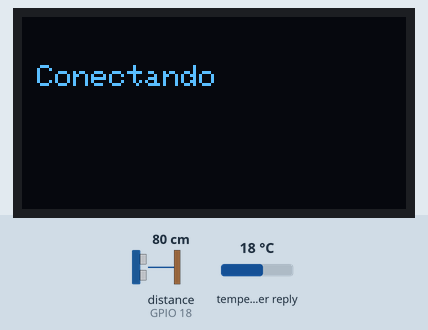
Recording of a sketch running on a simulated ESP32. On the bench: 128×64 one-colour display. Wiring (inferred from the names in the program): ultrasonic range finder: trigger GPIO 5; echo GPIO 18. Inputs (shaded band) come from the test bench; at power-on: distance to the obstacle (sensor on GPIO 18) 80 cm, temperature in the weather reply 18 °C. The echo pulse lasts 58.3 µs per cm; WiFi joins after 1.5 s; servers stay silent unless stated; the local clock reads 2024-03-15 10:24:30 at power-on unless the sketch sets it; web services answer with replies made up by the test bench; what the sketch prints to the serial monitor is not drawn.

Above: at 2.7 s.
2.8 s: distance to the obstacle (sensor on GPIO 18) set to 23 cm
4.3 s: distance to the obstacle (sensor on GPIO 18) set to 19 cm
At 4.74 s:
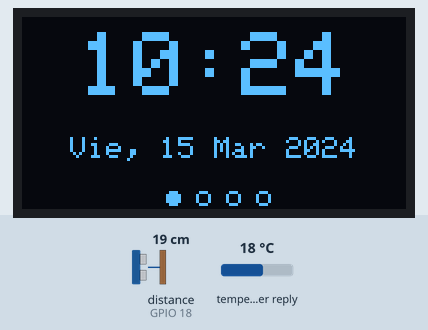
7.0 s: distance to the obstacle (sensor on GPIO 18) set to 2 cm
8.7 s: distance to the obstacle (sensor on GPIO 18) set to 4 cm
At 9.12 s:
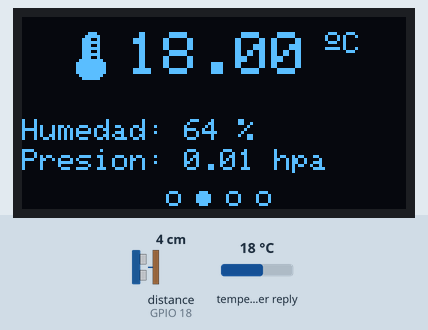
11.7 s: temperature in the weather reply set to -14 °C
At 12.09 s:
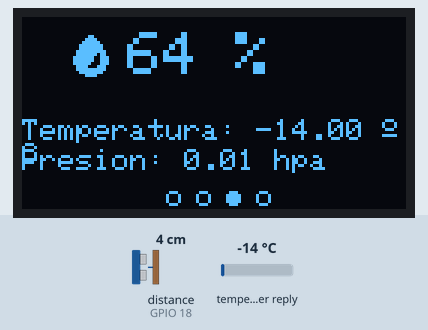
13.4 s: temperature in the weather reply set to -1 °C
At 13.73 s:
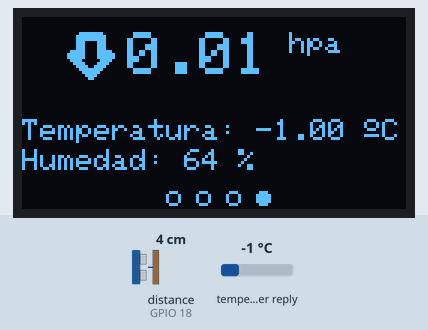
Timing chart, 0 to 16.0 s (numbered marks = the images above; inputs shaded):
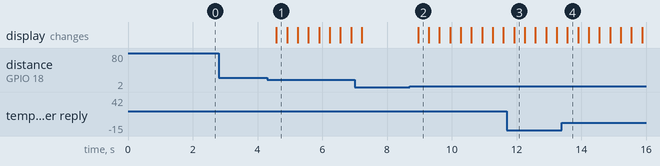

Measured:
- the behaviour switches between 21 and 20 cm on distance to the obstacle (sensor on GPIO 18) (found by bisection; images 0 and 1)
- after the input at 2.8 s, every drawn part: stays the same
- after the input at 4.3 s, the display: changes after 0.28 s (image 1)
- after the input at 8.7 s, the display: changes after 0.26 s (image 2)

The sketch:

weather-esp32.ino
```cpp
#include <Wire.h>
#include <ArduinoJson.h>
#include <Adafruit_GFX.h>
#include <Adafruit_SSD1306.h>
#include <WiFiClient.h>
#include <HTTPClient.h>
#include <WiFi.h>
#include <time.h>

// Insert your network credentials
const char* ssid     = "NOMBRE-WIFI";
const char* password = "PASSWORD";

// NTP Server Details
const char* ntpServer = "pool.ntp.org";
const long  gmtOffset_sec = -10800;
const int   daylightOffset_sec = 0;

// OLED Display
#define SCREEN_WIDTH 128  // OLED display width, in pixels
#define SCREEN_HEIGHT 64  // OLED display height, in pixels

const int trigPin = 5;
const int echoPin = 18;

//define sound speed in cm/uS
#define SOUND_SPEED 0.034
#define CM_TO_INCH 0.393701

long duration;
float distanceCm;
float distanceInch;

DynamicJsonDocument doc(512);

//Datos Api Weather
String Location = "Buenos Aires,AR";
String API_Key = "TU-API-KEY"; // Enter a 32 digit API
int httpCode;
String payload;

Adafruit_SSD1306 display(SCREEN_WIDTH, SCREEN_HEIGHT, &Wire, -1);

// Screens
int displayScreenNum = 0;
int displayScreenNumMax = 3;

String daysOfTheWeek[7] = { "Dom", "Lun", "Mar", "Mie", "Jue", "Vie", "Sab" };

unsigned char temperature_icon[] ={
  0b00000001, 0b11000000, //        ###
  0b00000011, 0b11100000, //       #####
  0b00000111, 0b00100000, //      ###  #
  0b00000111, 0b11100000, //      ######
  0b00000111, 0b00100000, //      ###  #
  0b00000111, 0b11100000, //      ######
  0b00000111, 0b00100000, //      ###  #
  0b00000111, 0b11100000, //      ######
  0b00000111, 0b00100000, //      ###  #
  0b00001111, 0b11110000, //     ########
  0b00011111, 0b11111000, //    ##########
  0b00011111, 0b11111000, //    ##########
  0b00011111, 0b11111000, //    ##########
  0b00011111, 0b11111000, //    ##########
  0b00001111, 0b11110000, //     ########
  0b00000111, 0b11100000, //      ######
};

unsigned char humidity_icon[] ={
  0b00000000, 0b00000000, //
  0b00000001, 0b10000000, //        ##
  0b00000011, 0b11000000, //       ####
  0b00000111, 0b11100000, //      ######
  0b00001111, 0b11110000, //     ########
  0b00001111, 0b11110000, //     ########
  0b00011111, 0b11111000, //    ##########
  0b00011111, 0b11011000, //    ####### ##
  0b00111111, 0b10011100, //   #######  ###
  0b00111111, 0b10011100, //   #######  ###
  0b00111111, 0b00011100, //   ######   ###
  0b00011110, 0b00111000, //    ####   ###
  0b00011111, 0b11111000, //    ##########
  0b00001111, 0b11110000, //     ########
  0b00000011, 0b11000000, //       ####
  0b00000000, 0b00000000, //
};

unsigned char arrow_down_icon[] ={
  0b00001111, 0b11110000, //     ########
  0b00011111, 0b11111000, //    ##########
  0b00011111, 0b11111000, //    ##########
  0b00011100, 0b00111000, //    ###    ###
  0b00011100, 0b00111000, //    ###    ###
  0b00011100, 0b00111000, //    ###    ###
  0b01111100, 0b00111110, //  #####    #####
  0b11111100, 0b00111111, // ######    ######
  0b11111100, 0b00111111, // ######    ######
  0b01111000, 0b00011110, //  ####      ####
  0b00111100, 0b00111100, //   ####    ####
  0b00011110, 0b01111000, //    ####  ####
  0b00001111, 0b11110000, //     ########
  0b00000111, 0b11100000, //      ######
  0b00000011, 0b11000000, //       ####
  0b00000001, 0b10000000, //        ##
};

// Create display marker for each screen
void displayIndicator(int displayNumber) {
  int xCoordinates[4] = {50, 60, 70, 80};
  for (int i =0; i<4; i++) {
    if (i == displayNumber) {
      display.fillCircle(xCoordinates[i], 60, 2, WHITE);
    }
    else {
      display.drawCircle(xCoordinates[i], 60, 2, WHITE);
    }
  }
}

//SCREEN NUMBER 0: DATE AND TIME
void displayLocalTime(){
  struct tm timeinfo;
  if(!getLocalTime(&timeinfo)){
    Serial.println("Failed to obtain time");
  }
  Serial.println(&timeinfo, "%A, %B %d %Y %H:%M:%S");

  //GET DATE
  //Get full weekday name
  int weekDay=timeinfo.tm_wday;
  //strftime(weekDay, sizeof(weekDay), "%u", &timeinfo);
  //Get day of month
  char dayMonth[4];
  strftime(dayMonth, sizeof(dayMonth), "%d", &timeinfo);
  //Get abbreviated month name
  char monthName[5];
  strftime(monthName, sizeof(monthName), "%b", &timeinfo);
  //Get year
  char year[6];
  strftime(year, sizeof(year), "%Y", &timeinfo);

  //GET TIME
  //Get hour (12 hour format)
  /*char hour[4];
  strftime(hour, sizeof(hour), "%I", &timeinfo);*/

  //Get hour (24 hour format)
  char hour[4];
  strftime(hour, sizeof(hour), "%H", &timeinfo);
  //Get minute
  char minute[4];
  strftime(minute, sizeof(minute), "%M", &timeinfo);

  //Display Date and Time on OLED display
  display.clearDisplay();
  display.setTextColor(WHITE);
  display.setTextSize(3);
  display.setCursor(19,5);
  display.print(hour);
  display.print(":");
  display.print(minute);
  display.setTextSize(1);
  display.setCursor(16,40);
  display.print(daysOfTheWeek[weekDay]);
  display.print(", ");
  display.print(dayMonth);
  display.print(" ");
  display.print(monthName);
  display.print(" ");
  display.print(year);
  displayIndicator(displayScreenNum);
  display.display();
}

// SCREEN NUMBER 1: TEMPERATURE
void displayTemperature(float temperature, int humidity, float pressure){
  display.clearDisplay();
  display.setTextSize(2);
  display.drawBitmap(15, 5, temperature_icon, 16, 16 ,1);
  display.setCursor(35, 5);
  display.print(temperature);
  display.cp437(true);
  display.setTextSize(1);
  display.print(" ");
  display.write(167);
  display.print("C");
  display.setCursor(0, 34);
  display.setTextSize(1);
  display.print("Humedad: ");
  display.print(humidity);
  display.print(" %");
  display.setCursor(0, 44);
  display.setTextSize(1);
  display.print("Presion: ");
  display.print(pressure/100.0F);
  display.print(" hpa");
  displayIndicator(displayScreenNum);
  display.display();
}

// SCREEN NUMBER 2: HUMIDITY
void displayHumidity(float temperature, int humidity, float pressure){
  display.clearDisplay();
  display.setTextSize(2);
  display.drawBitmap(15, 5, humidity_icon, 16, 16 ,1);
  display.setCursor(35, 5);
  display.print(humidity);
  display.print(" %");
  display.setCursor(0, 34);
  display.setTextSize(1);
  display.print("Temperatura: ");
  display.print(temperature);
  display.cp437(true);
  display.print(" ");
  display.write(167);
  display.print("C");
  display.setCursor(0, 44);
  display.setTextSize(1);
  display.print("Presion: ");
  display.print(pressure/100.0F);
  display.print(" hpa");
  displayIndicator(displayScreenNum);
  display.display();
}

// SCREEN NUMBER 3: PRESSURE
void displayPressure(float temperature, int humidity, float pressure){
  display.clearDisplay();
  display.setTextSize(2);
  display.drawBitmap(15, 5, arrow_down_icon, 16, 16 ,1);
  display.setCursor(35, 5);
  display.print(pressure/100.0F);
  display.setTextSize(1);
  display.print(" hpa");
  display.setCursor(0, 34);
  display.setTextSize(1);
  display.print("Temperatura: ");
  display.print(temperature);
  display.cp437(true);
  display.print(" ");
  display.write(167);
  display.print("C");
  display.setCursor(0, 44);
  display.setTextSize(1);
  display.print("Humedad: ");
  display.print(humidity);
  display.print(" %");
  displayIndicator(displayScreenNum);
  display.display();
}

// Display the right screen accordingly to the displayScreenNum
void updateScreen(float temp, int humidity, float pressure) {
  if (displayScreenNum == 0){
    displayLocalTime();
  }
  else if (displayScreenNum == 1) {
    displayTemperature(temp, humidity, pressure);
  }
  else if (displayScreenNum ==2){
    displayHumidity(temp, humidity, pressure);
  }
  else if (displayScreenNum==3){
    displayPressure(temp, humidity, pressure);
  }
}

void setup() {
  Serial.begin(115200);

  pinMode(trigPin, OUTPUT); // Sets the trigPin as an Output
  pinMode(echoPin, INPUT); // Sets the echoPin as an Input

  // Initialize OLED Display
  if(!display.begin(SSD1306_SWITCHCAPVCC, 0x3C)) {
    Serial.println(F("SSD1306 allocation failed"));
    for(;;);
  }
  display.clearDisplay();
  display.setTextColor(SSD1306_WHITE);
  display.setCursor(5, 16);
  display.print("Conectando");
  display.display();

  // Connect to Wi-Fi
  Serial.print("Connecting to ");
  Serial.println(ssid);
  WiFi.begin(ssid, password);
  while (WiFi.status() != WL_CONNECTED) {
    delay(500);
    Serial.print(".");
  }
  Serial.println("");
  Serial.println("WiFi connected.");

  // Init and get the time
  configTime(gmtOffset_sec, daylightOffset_sec, ntpServer);
}

void loop() {
  // Clears the trigPin
  digitalWrite(trigPin, LOW);
  delayMicroseconds(2);
  // Sets the trigPin on HIGH state for 10 micro seconds
  digitalWrite(trigPin, HIGH);
  delayMicroseconds(10);
  digitalWrite(trigPin, LOW);

  // Reads the echoPin, returns the sound wave travel time in microseconds
  duration = pulseIn(echoPin, HIGH);

  // Calculate the distance
  distanceCm = duration * SOUND_SPEED/2;

  // Prints the distance in the Serial Monitor
  Serial.print("Distance (cm): ");
  Serial.println(distanceCm);

  if(distanceCm > 2 && distanceCm < 20) {
    if (WiFi.status() == WL_CONNECTED)
    {
      WiFiClient client;
      HTTPClient http;

      http.begin(client,"http://api.openweathermap.org/data/2.5/weather?q=" + Location + "&APPID=" + API_Key);
      httpCode = http.GET();

      if (httpCode > 0)
      {
        payload = http.getString();

        deserializeJson(doc, payload);

        float temp = (float)(doc["main"]["temp"]) - 273.15;
        int humidity = doc ["main"]["humidity"];
        float pressure = (float)(doc["main"]["pressure"]) / 1000;

        updateScreen(temp, humidity, pressure);
      }
      http.end();
    }

    if(displayScreenNum < displayScreenNumMax) {
      displayScreenNum++;
    }
    else {
      displayScreenNum = 0;
    }
  }
  delay(100);
}
```
